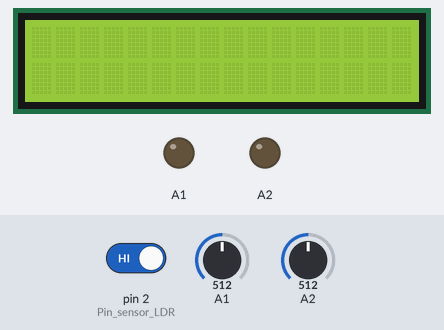
This sketch was run on a simulated Arduino Uno, built with avr-gcc and run on an emulated ATmega328P. On the bench: 16×2 character LCD, output pins drawn as LEDs (lit = HIGH). Inputs (shaded band) come from the test bench; at power-on: pin 2 (Pin_sensor_LDR) HIGH, A1 = 512, A2 = 512. What the sketch prints to the serial monitor is not drawn.

Above: at 1.2 s.
1.3 s: pin 2 (Pin_sensor_LDR) driven LOW
At 2.0 s:
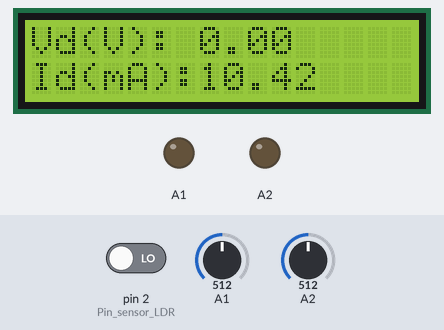
4.3 s: A1 set to 716
At 5.1 s:
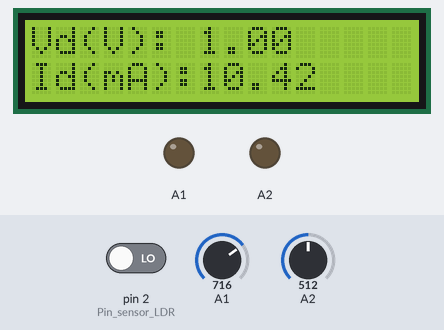
6.2 s: A2 set to 716
At 6.7 s:
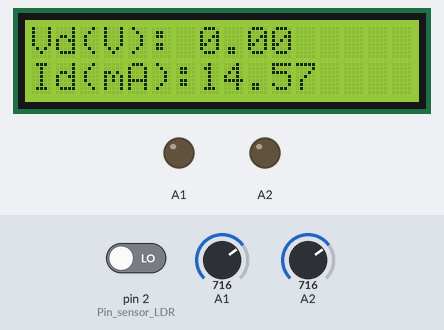
7.8 s: A1 set to 900
At 8.3 s:
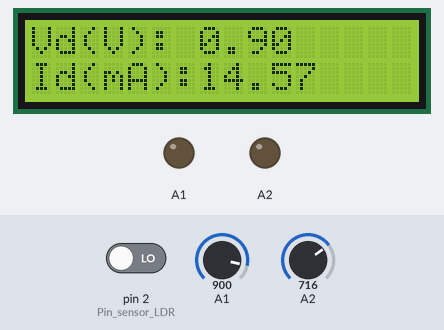
9.4 s: A2 set to 900
At 9.9 s:
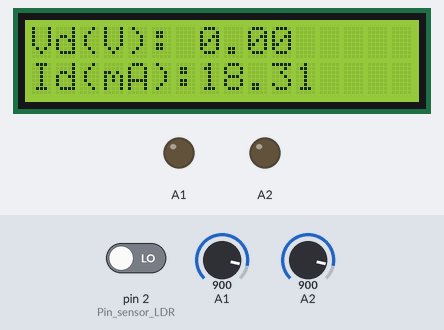
11.0 s: A1 set to 1023
At 11.5 s:
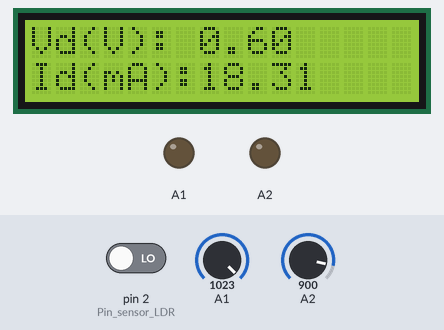
Timing chart, 0 to 13.6 s (numbered marks = the images above; inputs shaded):
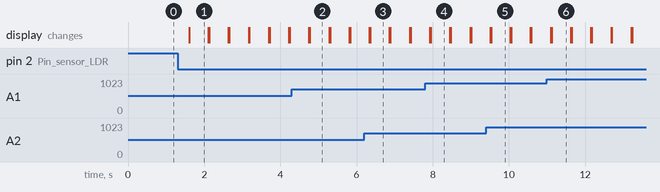

Measured:
- after the input at 1.3 s, the display: changes after 0.30 s (image 1)
- after the input at 4.3 s, the display: first differs from a run without the input after 0.48 s (image 2)
- after the input at 6.2 s, the display: first differs from a run without the input after 0.16 s (image 3)
- after the input at 7.8 s, the display: first differs from a run without the input after 0.15 s (image 4)
- after the input at 9.4 s, the display: first differs from a run without the input after 0.13 s (image 5)
- after the input at 11.0 s, the display: first differs from a run without the input after 0.12 s (image 6)
- what the display in image 1 shows lasts 0.5 s, from 1.6 s to 2.1 s

The sketch:

proyecto.ino
```cpp
#include <Wire.h>
#include <LiquidCrystal_I2C.h>


float Vd;
float Id;
float fuente;
float escala=5; //Ajusta las mediciones

LiquidCrystal_I2C lcd(0x27,16,2);

void setup() {

  // put your setup code here, to run once:
pinMode(2,INPUT); // Pin sensor LDR
pinMode(A1,INPUT);
pinMode(A2,INPUT);
analogWrite(A1,0);
analogWrite(A2,0);
lcd.init();
lcd.backlight();
Serial.begin(9600);
}

void loop() {
  // put your main code here, to run repeatedly:
fuente=((analogRead(A1)*escala)/1024);
medir_Vd();
medir_Id();


Serial.print(Vd);
Serial.print("              ");
Serial.println(Id);
delay(500);
lcd.clear();

}

void medir_Vd()

{
  ;

  Vd=(analogRead(A1))- (analogRead(A2));
  Vd=((Vd*escala)/1024);
if(digitalRead(2)==0){
  lcd.setCursor(0,0);
  lcd.print("Vd(V):");
  lcd.setCursor(7,0);
  lcd.print(Vd);}
    }

void medir_Id()
{
  Id=((analogRead(A2)*escala)/1024);
  Id=((Id*1000)/240);
  if(digitalRead(2)==0){
  lcd.setCursor(0,1);
  lcd.print("Id(mA):");
  lcd.setCursor(7,1);
  lcd.print(Id);}

  }
```
